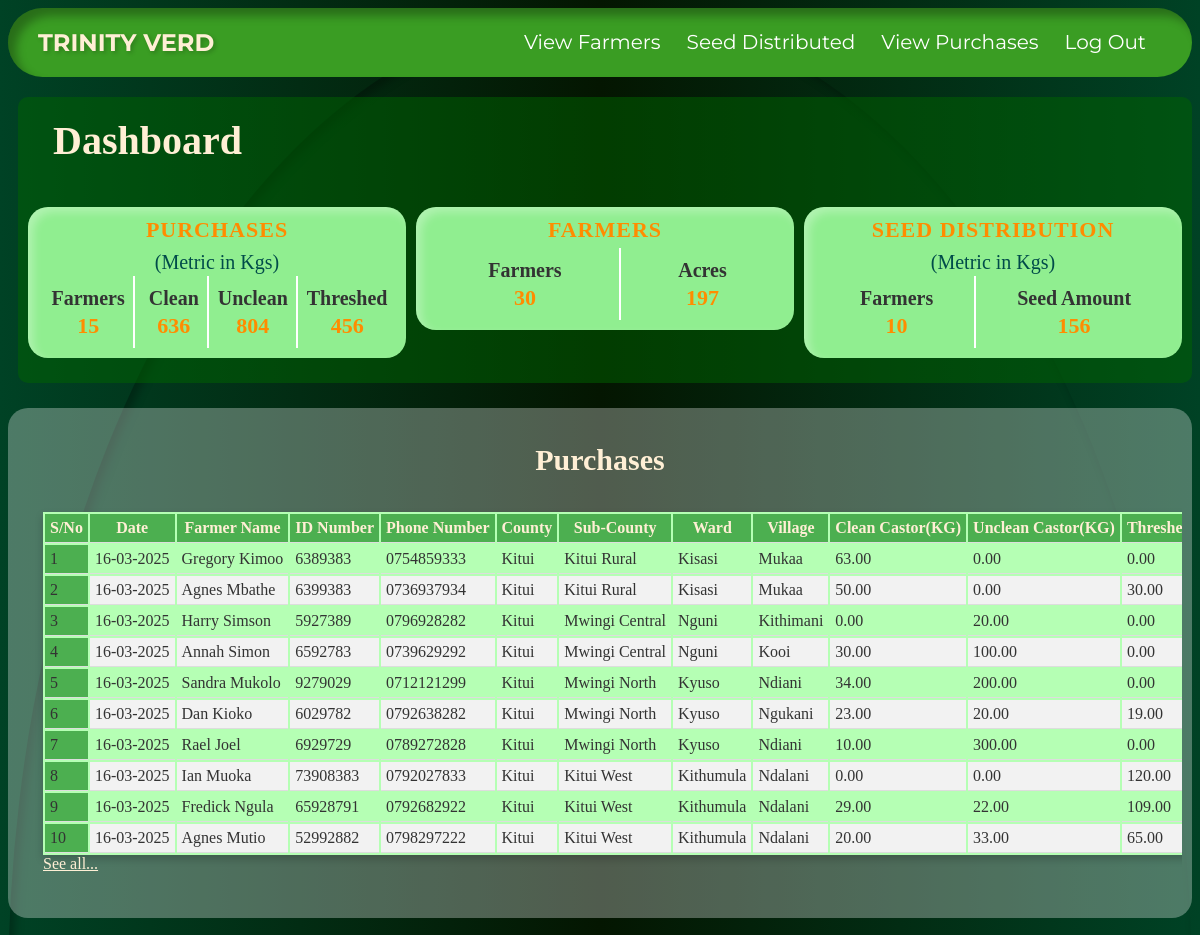
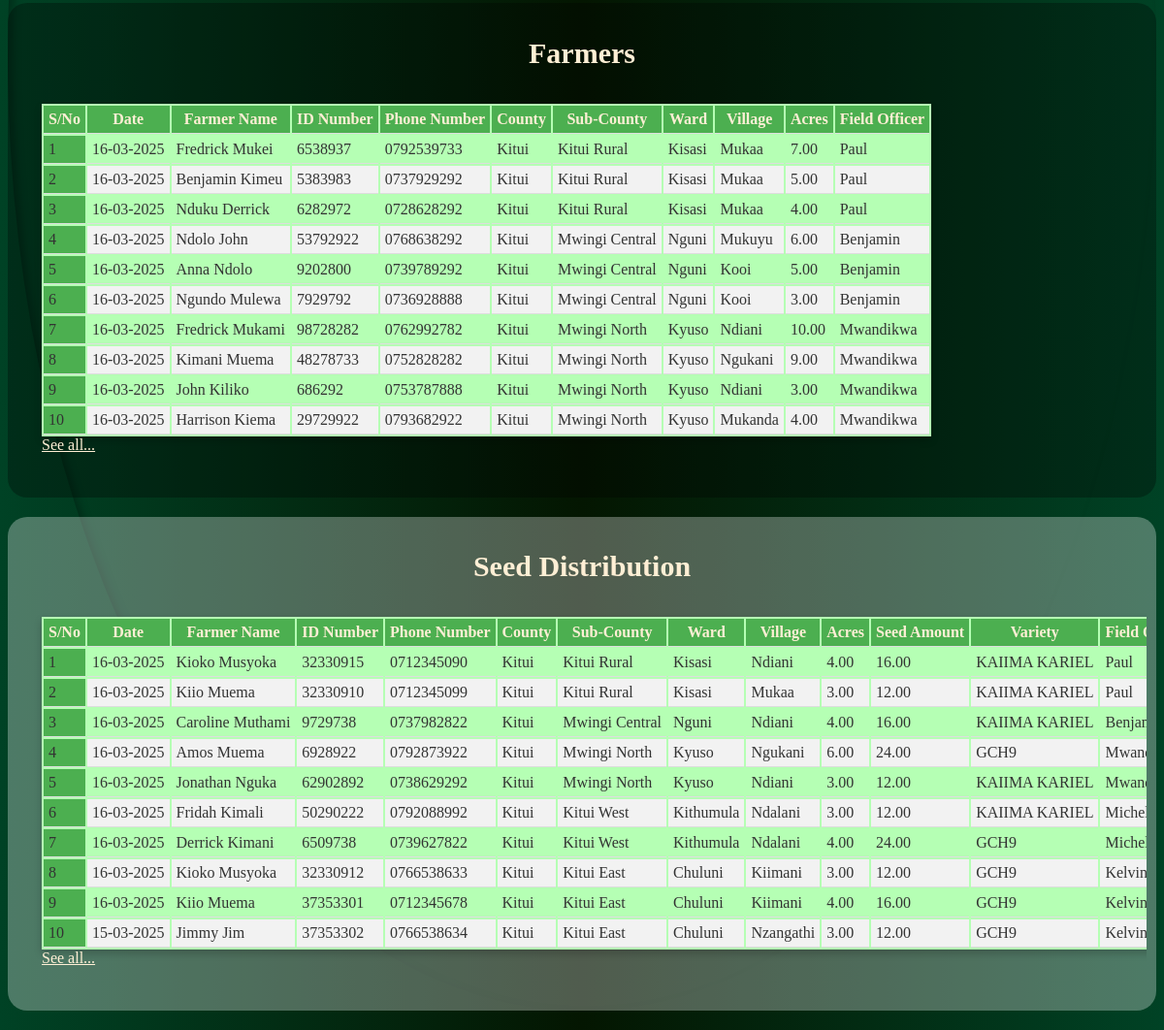
Before: /dashboard/ (signed in) with the older database file (2 pictures, top to bottom).
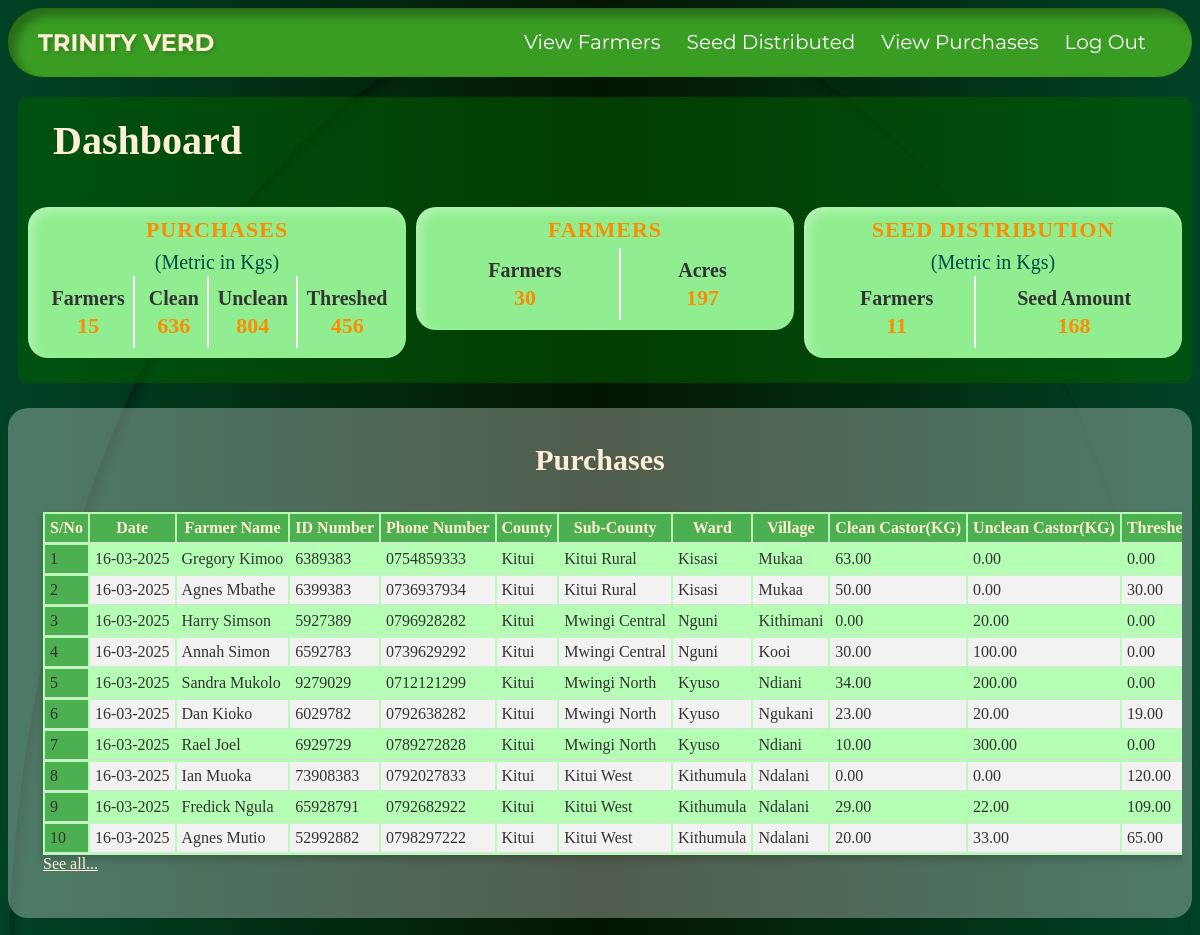
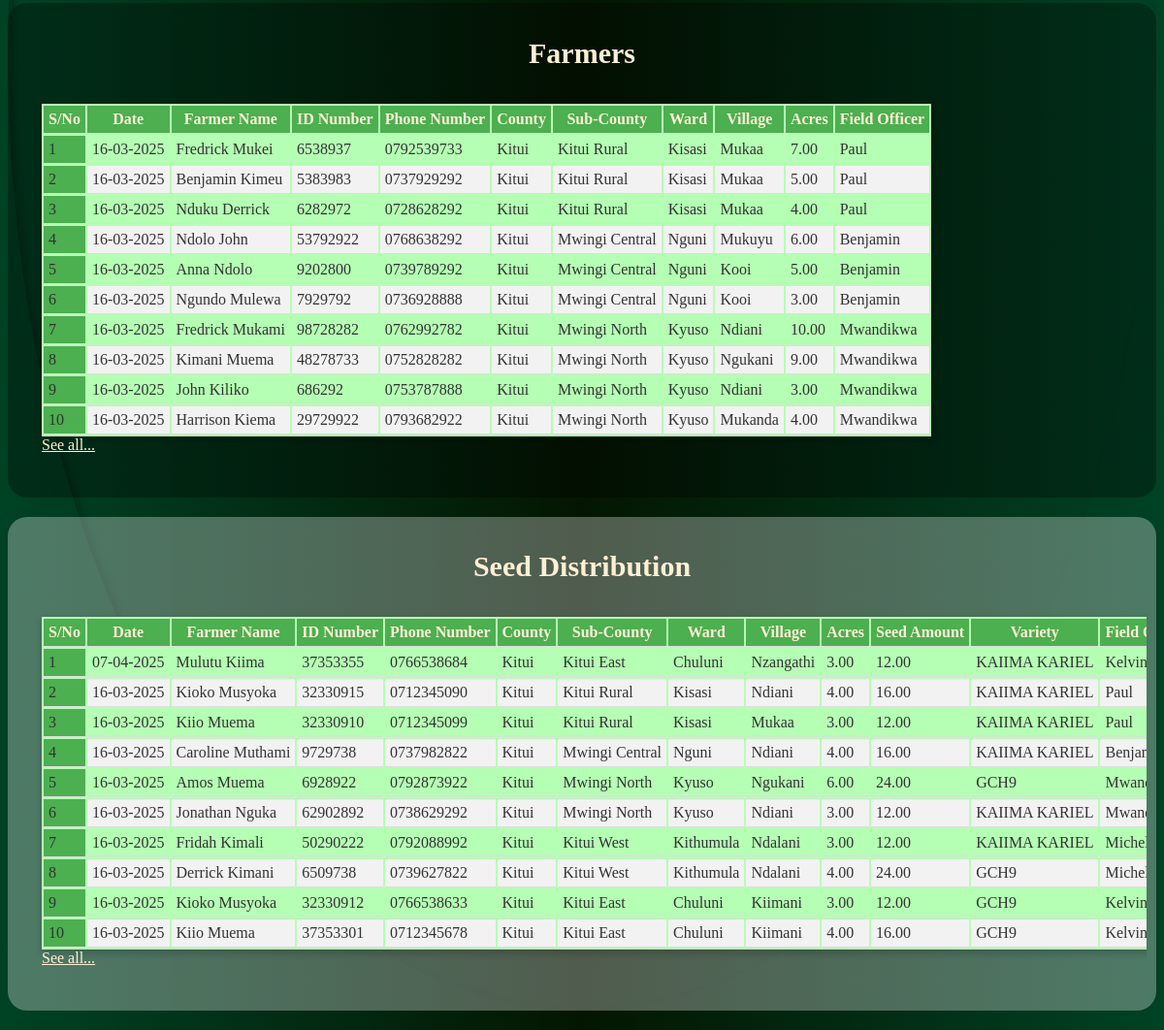
After: the same page with the newer database file (2 pictures, top to bottom).
### purchases/models.py (models this page shows, shortened)
class Purchases(models.Model):
    COUNTY_CHOICES = [
        ('Kitui', 'Kitui'),
        ('Makueni', 'Makueni'),
    ]
    purchased_on = models.DateTimeField(auto_now_add=True)
    farmer_id = models.AutoField(primary_key=True)
    farmer_name = models.CharField(max_length=255)
    id_number = models.CharField(max_length=15, unique=True, error_messages={'unique': 'ID Number already exists'})
    phone_number = models.CharField(max_length=10, validators=[phone_validator], unique=True, error_messages={'unique': 'Phone Number Number already exists'})
    county = models.CharField(max_length=100, choices=COUNTY_CHOICES)
    sub_county = models.ForeignKey(SubCounty, on_delete=models.CASCADE, related_name="purchase_data")
    ward = models.CharField(max_length=50)
    village = models.CharField(max_length=50)
    clean_castor = models.DecimalField(max_digits=5, decimal_places=2)
    husk_castor = models.DecimalField(max_digits=5, decimal_places=2)
    threshed_castor = models.DecimalField(max_digits=5, decimal_places=2)
    field_officer = models.ForeignKey("authentication.UserProfile", on_delete=models.CASCADE, related_name="purchases_fielddata", limit_choices_to={'role': 'field_officer'})

### authentication/models.py (models this page shows)
class SubCounty(models.Model):
    name = models.CharField(max_length=100, unique=True)
    def __str__(self):
        return str(self.name)

class UserProfile(models.Model):
    ROLE_CHOICES = [
        ('Field Officer', 'Field Officer'),
        ('supervisor', 'supervisor'),
        ('Project Manager', 'Project Manager')
    ]
    user = models.OneToOneField(User, on_delete=models.CASCADE)
    role = models.CharField(max_length=20, choices=ROLE_CHOICES)
    sub_county = models.ManyToManyField(SubCounty, related_name='supervisor')
    def __str__(self):
        return str(self.user.username)

### recruitment/models.py (models this page shows, shortened)
class FieldData(models.Model):
    COUNTY_CHOICES = [
        ('Kitui', 'Kitui'),
        ('Makueni', 'Makueni'),
    ]
    created_at = models.DateTimeField(auto_now_add=True)
    farmer_id = models.AutoField(primary_key=True)
    farmer_name = models.CharField(max_length=255)
    id_number = models.CharField(max_length=15, unique=True, error_messages={'unique': 'ID Number already exists'})
    phone_number = models.CharField(max_length=10, validators=[phone_validator], unique=True, error_messages={'unique': 'Phone Number Number already exists'})
    county = models.CharField(max_length=100, choices=COUNTY_CHOICES)
    sub_county = models.ForeignKey(SubCounty, on_delete=models.CASCADE, related_name="data")
    ward = models.CharField(max_length=50)
    village = models.CharField(max_length=50)
    acres = models.DecimalField(max_digits=5, decimal_places=2)
    field_officer = models.ForeignKey("authentication.UserProfile", on_delete=models.CASCADE, related_name="recruitment_fielddata", limit_choices_to={'role': 'field_officer'})

### seed_distri/models.py (models this page shows, shortened)
class SeedDistri(models.Model):
    COUNTY_CHOICE = [
        ('Kitui', 'Kitui'),
        ('Makueni', 'Makueni'),
    ]
    farmer_recruited = models.ForeignKey(FieldData, on_delete=models.SET_NULL, to_field='farmer_id', db_column='farmer_ref', null=True, blank=True, related_name="seed_data")
    issued_on = models.DateTimeField(auto_now_add=True)
    farmer_id = models.AutoField(primary_key=True)
    farmer_name = models.CharField(max_length=255)
    id_number = models.CharField(max_length=15, unique=True, error_messages={'unique': 'ID Number already exists'})
    phone_number = models.CharField(max_length=10, validators=[phone_validator], unique=True, error_messages={'unique': 'Phone Number Number already exists'})
    county = models.CharField(max_length=100, choices=COUNTY_CHOICE)
    sub_county = models.ForeignKey(SubCounty, on_delete=models.CASCADE)
    ward = models.CharField(max_length=50)
    village = models.CharField(max_length=50)
    acres = models.DecimalField(max_digits=5, decimal_places=2)
    seed_amount = models.DecimalField(max_digits=5, decimal_places=2)
    variety = models.CharField(max_length=50)
    field_officer = models.ForeignKey("authentication.UserProfile", on_delete=models.CASCADE, related_name="seed_distribution_fielddata", limit_choices_to={'role': 'field_officer'})

### dashboard/views.py (the view, shortened to what this page needs)
# urls.py: path('', views.dashboard, name = 'dashboard')
@login_required
def dashboard(request):
    user_profile = request.user.userprofile
    if user_profile.role == "Field Officer":
        data = FieldData.objects.filter(field_officer=user_profile).order_by('-created_at')
        seed_data = SeedDistri.objects.filter(field_officer=user_profile).order_by('-issued_on')
        purchase = Purchases.objects.filter(field_officer=user_profile).order_by('-purchased_on')
    elif user_profile.role == "Project Manager":
        data = FieldData.objects.all().order_by('-created_at')
        seed_data = SeedDistri.objects.all().order_by('-issued_on')
        purchase = Purchases.objects.all().order_by('-purchased_on')
    else:
        data = FieldData.objects.none()
        seed_data = SeedDistri.objects.none()
        purchase = Purchases.objects.none()
    display_data = data[:10]
    display_seed = seed_data[:10]
    display_purchase = purchase[:10]
    total_farmers = data.count()
    total_seed_farmers = seed_data.count()
    total_purchase_farmers = purchase.count()
    total_acres = data.aggregate(total_acres=Sum("acres"))["total_acres"] or 0
    total_seed = seed_data.aggregate(total_seed=Sum("seed_amount"))["total_seed"] or 0
    total_clean = purchase.aggregate(total_clean=Sum("clean_castor"))["total_clean"] or 0
    total_husk = purchase.aggregate(total_husk=Sum("husk_castor"))["total_husk"] or 0
    total_threshed = purchase.aggregate(total_threshed=Sum("threshed_castor"))["total_threshed"] or 0
    return render(request, 'dashboard.html', {"display_data": display_data,
                                              "display_seed": display_seed,
                                              "display_purchase": display_purchase,
                                              "total_farmers": total_farmers,
                                              "total_seed_farmers": total_seed_farmers,
                                              "total_purchase_farmers": total_purchase_farmers,
                                              "total_acres": total_acres,
                                              "total_seed": total_seed,
                                              "total_clean": total_clean,
                                              "total_husk": total_husk,
                                              "total_threshed": total_threshed})

### dashboard/templates/dashboard.html (shortened to what the changed rows need)
{% load static %}
<!DOCTYPE html>
<html lang="en">
<head>
    <link rel="stylesheet" href="https://cdnjs.cloudflare.com/ajax/libs/font-awesome/6.4.2/css/all.min.css">
    <link rel="stylesheet" href="https://unpkg.com/aos@next/dist/aos.css">
    <link rel="stylesheet" type="text/css" href="{% static 'css/index.css' %}">
</head>
<body>
<header class="nav-menu sticky">
    <h2>TRINITY VERD</h2>
</header>
<section class="dashboard-section">
    <div class="dashboard">
        <h2>Dashboard</h2>
        <div class="summary">
            <div class="boxx">
                <div class="summary-boxes">
                    <div class="purchase-box">
                    <p><b>Farmers</b></br>
                     <span class="dash-num">{{ total_seed_farmers }}</span></p>
                    </div>
                    <div class="purchase-box1">
                    <p><b>Seed Amount</b></br>
                     <span class="dash-num">{{ total_seed }}</span></p>
                    </div>
                </div>
            </div>
        </div>
    </div>
<section class="purchase-section">
<h2>Purchases</h2>
<div class="table-responsive">
<table class="table table-bordered">
    <thead>
    <tr>
        <th>S/No</th>
        <th>Date</th>
        <th>Farmer Name</th>
        <th>ID Number</th>
        <th>Phone Number</th>
        <th>County</th>
        <th>Sub-County</th>
        <th>Ward</th>
        <th>Village</th>
        <th>Clean Castor(KG)</th>
        <th>Unclean Castor(KG)</th>
        <th>Threshed Castor(KG)</th>
    </tr>
    </thead>
    <tbody>
    {% for farmer in display_purchase %}
    <tr>
        <td>{{ forloop.counter }}</td>
        <td>{{ farmer.purchased_on | date:"d-m-Y" }}</td>
        <td>{{ farmer.farmer_name }}</td>
        <td>{{ farmer.id_number }}</td>
        <td>{{ farmer.phone_number }}</td>
        <td>{{ farmer.county }}</td>
        <td>{{ farmer.sub_county }}</td>
        <td>{{ farmer.ward }}</td>
        <td>{{ farmer.village }}</td>
        <td>{{ farmer.clean_castor }}</td>
        <td>{{ farmer.husk_castor }}</td>
        <td>{{ farmer.threshed_castor }}</td>
    </tr>
    {% empty %}
    <tr>
        <td colspan="5">No farmers found</td>
    </tr>
    {% endfor %}
    </tbody>
</table>
</div>
</section>
<section class="farmers-section">
<h2>Farmers</h2>
<div class="table-responsive">
    <table class="table table-bordered">
        <thead>
        <tr>
            <th>S/No</th>
            <th>Date</th>
            <th>Farmer Name</th>
            <th>ID Number</th>
            <th>Phone Number</th>
            <th>County</th>
            <th>Sub-County</th>
            <th>Ward</th>
            <th>Village</th>
            <th>Acres</th>
            <th>Field Officer</th>
        </tr>
        </thead>
        <tbody>
        {% for farmer in display_data %}
        <tr>
            <td>{{ forloop.counter }}</td>
            <td>{{ farmer.created_at | date:"d-m-Y" }}</td>
            <td>{{ farmer.farmer_name }}</td>
            <td>{{ farmer.id_number }}</td>
            <td>{{ farmer.phone_number }}</td>
            <td>{{ farmer.county }}</td>
            <td>{{ farmer.sub_county }}</td>
            <td>{{ farmer.ward }}</td>
            <td>{{ farmer.village }}</td>
            <td>{{ farmer.acres }}</td>
            <td>{{ farmer.field_officer }}</td>
        </tr>
        {% empty %}
        <tr>
            <td colspan="5">No farmers found</td>
        </tr>
        {% endfor %}
        </tbody>
    </table>
</div>
</section>
<section class="seed-section">
<h2>Seed Distribution</h2>
<div class="table-responsive">
    <table class="table table-bordered">
        <thead>
        <tr>
            <th>S/No</th>
            <th>Date</th>
            <th>Farmer Name</th>
            <th>ID Number</th>
            <th>Phone Number</th>
            <th>County</th>
            <th>Sub-County</th>
            <th>Ward</th>
            <th>Village</th>
            <th>Acres</th>
            <th>Seed Amount</th>
            <th>Variety</th>
            <th>Field Officer</th>
        </tr>
        </thead>
        <tbody>
        {% for farmer in display_seed %}
        <tr>
            <td>{{ forloop.counter }}</td>
            <td>{{ farmer.issued_on | date:"d-m-Y" }}</td>
            <td>{{ farmer.farmer_name }}</td>
            <td>{{ farmer.id_number }}</td>
            <td>{{ farmer.phone_number }}</td>
            <td>{{ farmer.county }}</td>
            <td>{{ farmer.sub_county }}</td>
            <td>{{ farmer.ward }}</td>
            <td>{{ farmer.village }}</td>
            <td>{{ farmer.acres }}</td>
            <td>{{ farmer.seed_amount }}</td>
            <td>{{ farmer.variety }}</td>
            <td>{{ farmer.field_officer }}</td>
        </tr>
        {% empty %}
        <tr>
            <td colspan="5">No farmers found</td>
        </tr>
        {% endfor %}
        </tbody>
    </table>
</div>
</section>
</section>
</body>
</html>

Changed rows visible on the page:
no longer on this page (row unchanged): SeedDistri: issued_on "15-03-2025", farmer_name "Jimmy Jim", id_number "37353302", phone_number "0766538634", county "Kitui", sub_county "Kitui East", ward "Chuluni", village "Nzangathi", acres "3.00", seed_amount "12.00", variety "GCH9", field_officer "Kelvin"
added SeedDistri: issued_on "07-04-2025", farmer_name "Mulutu Kiima", id_number "37353355", phone_number "0766538684", county "Kitui", sub_county "Kitui East", ward "Chuluni", village "Nzangathi", acres "3.00", seed_amount "12.00", variety "KAIIMA KARIEL", field_officer "Kelvin"
Other visible differences:
{{ total_seed_farmers }}: "10" → "11"
{{ total_seed }}: "156" → "168"
